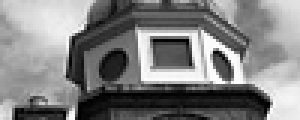
#> input picture Tracking/TrainImages/neg-116.pgm, 100 x 40 px, given in place of pos-1.pgm, which was not available (shown 3 times larger)
$ python DetectingCars.py
#> lines starting #> are read from the running program, lines starting #| are printed output that depends on the picture; pictures that were not available may be replaced by others from this repository, and a replacement may not be noted
import cv2 as cv
import numpy as np
from os.path import join

datapath = "../Tracking/CarData/TrainImages/"

def path(cls, i):
    return "%s/%s%d.pgm" % (datapath, cls, i + 1)

pos, neg = "pos-", "neg-"

detect = cv.SIFT_create()
extract = cv.SIFT_create()

flann_params = dict(algorithm=1, trees=5)
matcher = cv.FlannBasedMatcher(flann_params, {})


bow_kmeans_trainer = cv.BOWKMeansTrainer(40)
extract_bow = cv.BOWImgDescriptorExtractor(extract, matcher)


def extract_sift(fn):
    im = cv.imread(fn, 0)
#> im is the input picture: shape (40, 100); min 0, max 255, mean 127.6
    return extract.compute(im, detect.detect(im))[1]
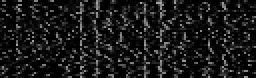
#> returned value: shape (39, 128) float32 (shown 2 times larger); min 0, max 162, mean 25


for i in range(8):
    bow_kmeans_trainer.add(extract_sift(path(pos, i)))
    bow_kmeans_trainer.add(extract_sift(path(neg, i)))
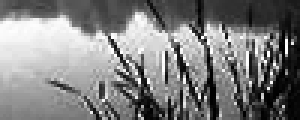
#> input picture Tracking/TrainImages/neg-117.pgm, 100 x 40 px, given in place of neg-1.pgm, which was not available (shown 3 times larger)
#> in extract_sift, im is the input picture: shape (40, 100); min 0, max 255, mean 127.3
#> in extract_sift (call 2), `return extract.compute(im, detect.detect(im))[1]`:
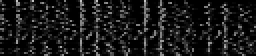
#> returned value: shape (28, 128) float32 (shown 2 times larger); min 0, max 195, mean 24.6
#> (the run stopped early here; a loop or call above may not have finished)
